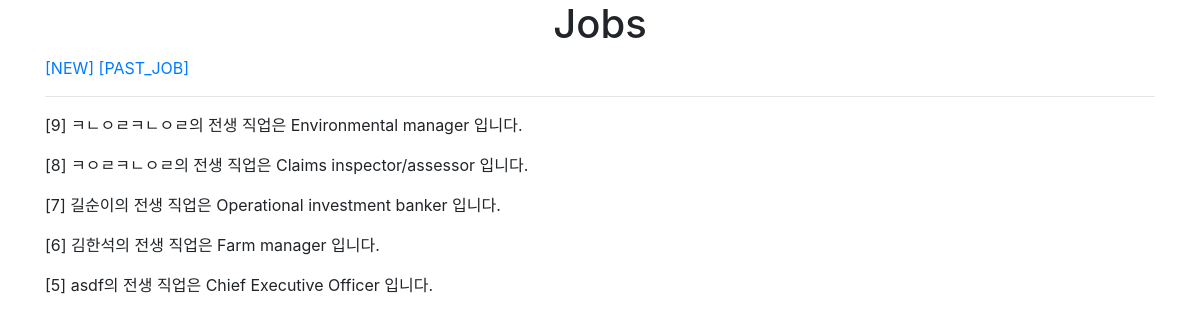
Screenshot of /jobs/ with the database file from the repository.
### jobs/models.py (models this page shows, shortened)
class Job(models.Model):
    name = models.CharField(max_length=40)
    past_job = models.CharField(max_length=40)
    created_at = models.DateTimeField(auto_now_add=True)
    updated_at = models.DateTimeField(auto_now=True)

### jobs/views.py (the view)
# urls.py: path('', views.index, name='index'),  # READ Logic - Index
def index(request):
    jobs = Job.objects.all()[::-1]
    context = {'jobs' : jobs}
    return render(request, 'jobs/index.html', context)

### config/templates/jobs/index.html
{% extends 'base.html' %}
{% block body %}
<h1 class="text-center">Jobs</h1>
<a href="{% url 'jobs:new' %}">[NEW]</a>
<a href="{% url 'jobs:past_job' %}">[PAST_JOB]</a>
<hr>
{% for job in jobs %}
<p>[{{ job.pk }}] {{ job.name }}의 전생 직업은 {{ job.past_job }} 입니다.</p>
{% endfor %}
{% endblock  %}

### config/templates/base.html (shortened to what this page needs)
<!DOCTYPE html>
{% load static %}
<html lang="ko">
<head>
  <link rel="stylesheet" href="https://stackpath.bootstrapcdn.com/bootstrap/4.3.1/css/bootstrap.min.css">
</head>
<body>
  <div class="container">
    {% block body %}
    {% endblock  %}
  </div>
</body>
</html>

### rows the page displays
Job: pk "9", name "ㅋㄴㅇㄹㅋㄴㅇㄹ", past_job "Environmental manager"
Job: pk "8", name "ㅋㅇㄹㅋㄴㅇㄹ", past_job "Claims inspector/assessor"
Job: pk "7", name "길순이", past_job "Operational investment banker"
Job: pk "6", name "김한석", past_job "Farm manager"
Job: pk "5", name "asdf", past_job "Chief Executive Officer"
